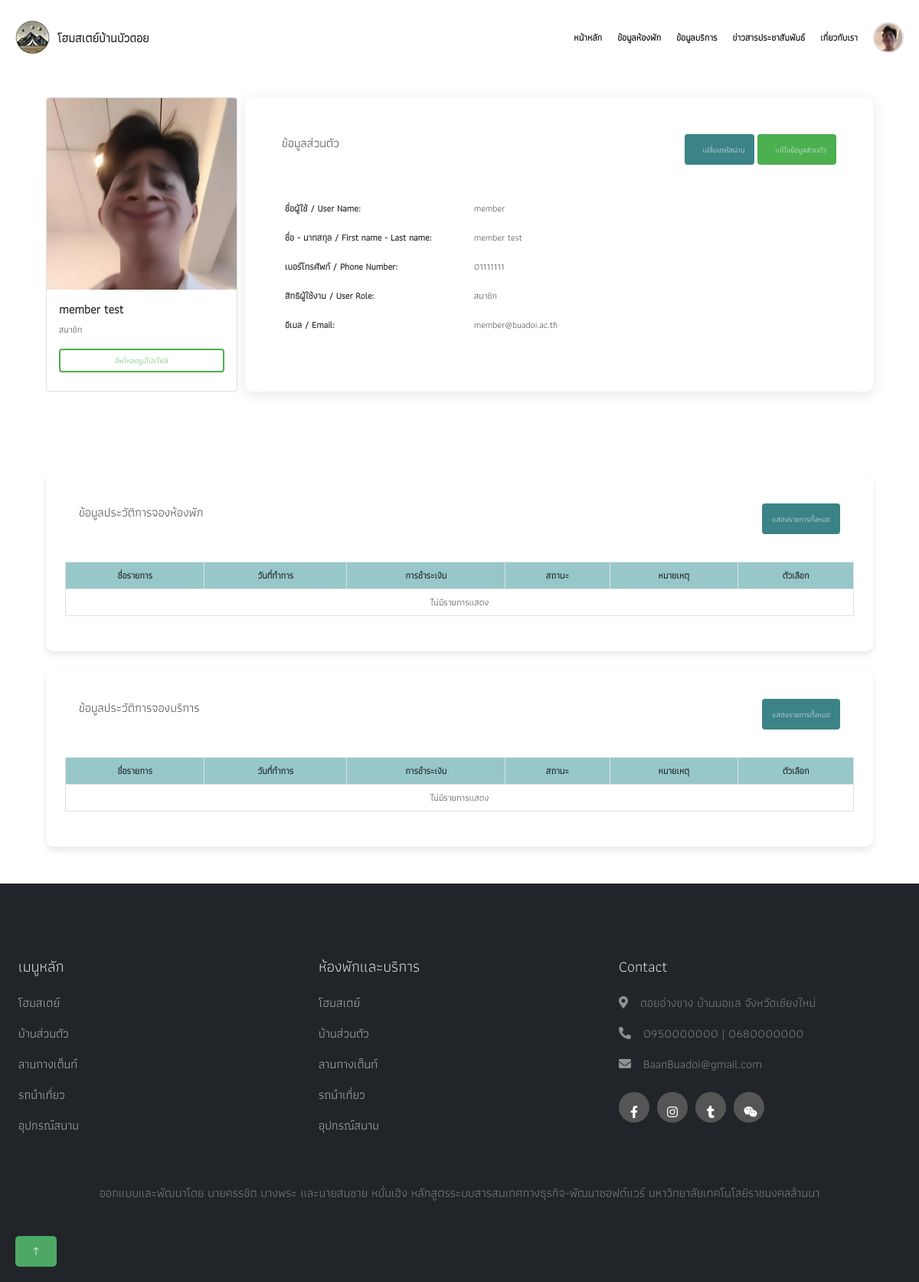
Screenshot of /user_profile.php?userID=4 (signed in) with the database file from the repository.
### tables this page shows
CREATE TABLE `users` (
  `userID` smallint(5) UNSIGNED ZEROFILL NOT NULL,
  `userName` varchar(100) NOT NULL,
  `userPass` varchar(100) NOT NULL,
  `userFName` varchar(255) NOT NULL,
  `userLName` varchar(255) NOT NULL,
  `userTel` varchar(10) NOT NULL,
  `userEmail` varchar(255) NOT NULL,
  `userLavelID` tinyint(1) UNSIGNED ZEROFILL NOT NULL,
  `userImg` varchar(100) NOT NULL
);

### user_profile.php (the view, shortened to what this page needs)
<?php
$db_con = connect_db();
?>
<!DOCTYPE html>
<html lang="en">
<head>
    <link href="https://cdn.jsdelivr.net/npm/bootstrap@5.0.2/dist/css/bootstrap.min.css" rel="stylesheet">
    <link rel="stylesheet" href="tabbar_view/nav_bar.css">
    <link rel="stylesheet" href="style1.css">
    <link rel="stylesheet" href="button.css">
    <link rel="stylesheet" href="https://cdn.lineicons.com/3.0/lineicons.css">
    <link href="https://cdnjs.cloudflare.com/ajax/libs/font-awesome/5.10.0/css/all.min.css" rel="stylesheet">
    <link href="https://cdn.jsdelivr.net/npm/bootstrap-icons@1.4.1/font/bootstrap-icons.css" rel="stylesheet">
    <link href="lib/animate/animate.min.css" rel="stylesheet">
    <link href="lib/owlcarousel/assets/owl.carousel.min.css" rel="stylesheet">
    <link href="https://cdnjs.cloudflare.com/ajax/libs/bootstrap-datepicker/1.9.0/css/bootstrap-datepicker.min.css" rel="stylesheet">
    <link rel="stylesheet" href="https://cdnjs.cloudflare.com/ajax/libs/font-awesome/5.15.4/css/all.min.css">
</head>
<body>
    <div class="container-xxl bg-white p-0">
    <nav id="navbar">
        <?php include("tabbar_view/tab_bar.php"); ?>
    </nav>
    <?php
    if (isset($_GET['userID'])) {
        $userID = $_GET['userID'];
        $sql = "SELECT * FROM users WHERE userID = :userID";
        $stmt = $db_con->prepare($sql);
        $stmt->bindParam(':userID', $userID);
        $stmt->execute();
        $user = $stmt->fetch();
        $userLavelName = "";
            if ($user['userLavelID'] == 1) {
                $userLavelName = 'ผู้ดูแลระบบ';
            } else if ($user['userLavelID'] == 2) {
                $userLavelName = 'เจ้าของกิจการ';
            } else if ($user['userLavelID'] == 3) {
                $userLavelName = 'พนักงาน';
            } elseif ($user['userLavelID'] == 4) {
                $userLavelName = 'สมาชิก';
            }
    }
    ?>
    <div class="container" style="display: flex; padding: 60px 60px">
        <div class="menu_pro d-flex" style="width: 100%">
            <div class="wow fadeInUp" data-wow-delay="0.2s">
                <div class="card" style="width: 250px;">
                    <img src="img/profile/<?php echo htmlspecialchars($user['userImg']); ?>" class="card-img-top" alt="Programer" style="height: 250px; object-fit: cover;">
                    <div class="card-body">
                        <h5 class="card-title" style="font-size: 16px; font-weight: bold;"><?php echo htmlspecialchars($user['userFName']) . " " . htmlspecialchars($user['userLName']); ?></h5>
                        <p class="card-text" style="font-size: 12px;"><?php echo htmlspecialchars($userLavelName); ?></p>
                        <div class="mt-3">
                            <button type="button" class="btn btn-block mb-2" data-toggle="modal" data-target="#myimg" style="font-size: 10px; color: #4caf50; width: 100%; border: solid 2px #4caf50;">อัพโหลดรูปโปรไฟล์</button>
                        </div>
                    </div>
                </div>
            </div>
            <div class="col-md-6 ml-2" style="background-color: #FFF; padding: 40px; border-radius: 10px; margin-left: 10px; box-shadow: 0 4px 20px rgba(0, 0, 0, 0.1); flex-grow: 1;">
                <div class="d-flex justify-content-between m-2 mb-5">
                    <p>ข้อมูลส่วนตัว</p>
                    <div class="d-flex ">
                        <button type="button" class="btn me-1" data-toggle="modal" data-target="#myModal" style="font-size: 10px; background-color: #3B8386; color: #ffffff;"><i class="lni lni-key" style="padding: 5px;"></i>เปลี่ยนรหัสผ่าน</button>
                        <button class="btn " style="font-size: 10px; background-color: #4caf50; color: #ffffff;" type="button" data-toggle="modal" data-target="#editModal"><i class="lni lni-pencil" style="padding: 5px;"></i>แก้ไขข้อมูลส่วนตัว</button>
                    </div>
                </div>
                <div class="container" style="font-size: 12px; width: 100%">
                    <div class="row mb-1" style="display: flex; align-items: center;">
                        <p style="flex: 1; font-weight: bold;">ชื่อผู้ใช้ / User Name:</p>
                        <div class="col-md-8">
                            <p><?php echo htmlspecialchars($user['userName']); ?></p>
                        </div>
                    </div>
                    <div class="row mb-1" style="display: flex; align-items: center;">
                        <p style="flex: 1; font-weight: bold;">ชื่อ - นาทสกุล / First name - Last name:</p>
                        <div class="col-md-8">
                            <p><?php echo htmlspecialchars($user['userFName']) . " " . htmlspecialchars($user['userLName']); ?></p>
                        </div>
                    </div>
                    <div class="row mb-1" style="display: flex; align-items: center;">
                        <p style="flex: 1; font-weight: bold;">เบอร์โทรศัพท์ / Phone Number:</p>
                        <div class="col-md-8">
                            <p><?php echo htmlspecialchars($user['userTel']); ?></p>
                        </div>
                    </div>
                    <div class="row mb-1" style="display: flex; align-items: center;">
                        <p style="flex: 1; font-weight: bold; ">สิทธิผู้ใช้งาน / User Role:</p>
                        <div class="col-md-8">
                            <p><?php echo htmlspecialchars($userLavelName); ?></p>
                        </div>
                    </div>
                    <div class="row mb-1" style="display: flex; align-items: center;">
                        <p style="flex: 1; font-weight: bold;">อีเมล / Email:</p>
                        <div class="col-md-8">
                            <p><?php echo htmlspecialchars($user['userEmail']); ?></p>
                        </div>
                    </div>
                </div>
            </div>
        </div>
    </div>
    <br><br>
    <div class="container " style=" padding: 0px 60px;">
        <div class="pro mb-4" style="width: 100%; background-color: #fff; border-radius: 10px; box-shadow: 0 4px 8px rgba(0, 0, 0, 0.1); padding: 20px 0px;">
            <div class="d-flex justify-content-between m-2 mb-3" style="padding: 10px 35px;">
                <p>ข้อมูลประวัติการจองห้องพัก</p>
                <div class="d-flex">
                    <button type="button" class="btn" data-toggle="modal" data-target="#myModal" style="font-size: 10px; background-color: #3B8386; color: #ffffff;">แสดงรายการทั้งหมด</button>
                </div>
            </div>
            <div class="testimonial-item rounded" style="font-size: 12px; padding: 10px 25px;">
                        <div class="table-responsive" style="overflow-x: auto;">
                            <table class="table table-hover table-bordered" style="min-width: 800px;">
                                <thead style="background-color: #97C7C9;">
                                    <tr>
                                        <th class="text-center">ชื่อรายการ</th>
                                        <th class="text-center">วันที่ทำการ</th>
                                        <th class="text-center">การชำระเงิน</th>
                                        <th class="text-center">สถานะ</th>
                                        <th class="text-center">หมายเหตุ</th>
                                        <th class="text-center">ตัวเลือก</th>
                                    </tr>
                                </thead>
                                <tbody>
                                <?php
                                    $hasData = false;
                                    ?>
                                    <?php if (!$hasData) { ?>
                                        <tr>
                                            <td colspan="6" class="text-center">ไม่มีรายการแสดง</td>
                                        </tr>
                                    <?php } ?>
                                </tbody>
                            </table>
                        </div>
            </div>
        </div>
         <div class="pro" style="width: 100%; background-color: #fff; border-radius: 10px; box-shadow: 0 4px 8px rgba(0, 0, 0, 0.1); padding: 20px 0px;">
            <div class="d-flex justify-content-between m-2 mb-3" style="padding: 10px 35px;">
                <p>ข้อมูลประวัติการจองบริการ</p>
                <div class="d-flex">
                    <button type="button" class="btn" data-toggle="modal" data-target="#myModal" style="font-size: 10px; background-color: #3B8386; color: #ffffff;">แสดงรายการทั้งหมด</button>
                </div>
            </div>
            <div class="testimonial-item rounded" style="font-size: 12px; padding: 10px 25px;">
            <div class="table-responsive" style="overflow-x: auto;">
                <table class="table table-hover table-bordered" style="min-width: 800px;">
                    <thead style="background-color: #97C7C9;">
                        <tr>
                            <th class="text-center">ชื่อรายการ</th>
                            <th class="text-center">วันที่ทำการ</th>
                            <th class="text-center">การชำระเงิน</th>
                            <th class="text-center">สถานะ</th>
                            <th class="text-center">หมายเหตุ</th>
                            <th class="text-center">ตัวเลือก</th>
                        </tr>
                    </thead>
                    <tbody>
                    <?php
                        $hasData2 = false;
                            ?>
                        <?php if (!$hasData2) { ?>
                            <tr>
                                <td colspan="6" class="text-center">ไม่มีรายการแสดง</td>
                            </tr>
                        <?php } ?>
                    </tbody>
                </table>
            </div>
        </div>
    </div>
</div>
        <nav>
            <?php include("footer.php"); ?>
        </nav>
</body>
</html>

### tabbar_view/nav_bar.css (style rules this page uses)
#navbar { transition: all 0.3s ease; }

### style1.css (style rules this page uses)
body { margin: 0; padding: 0; font-family: kkfont; }
.container { max-width: 1280px; margin: 0 auto; }
nav { z-index: 3; position: sticky; top: 15px; }
.card { overflow: hidden; }

### rows the page displays
users: userImg (picture), userFName "member", userLName "test", userLavelID "สมาชิก", userName "member", userTel "01111111", userEmail "member@buadoi.ac.th"
